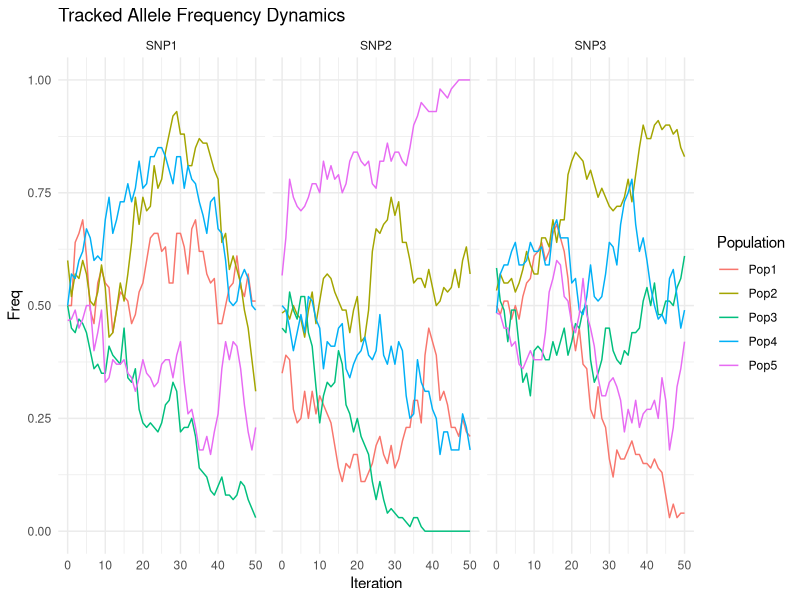
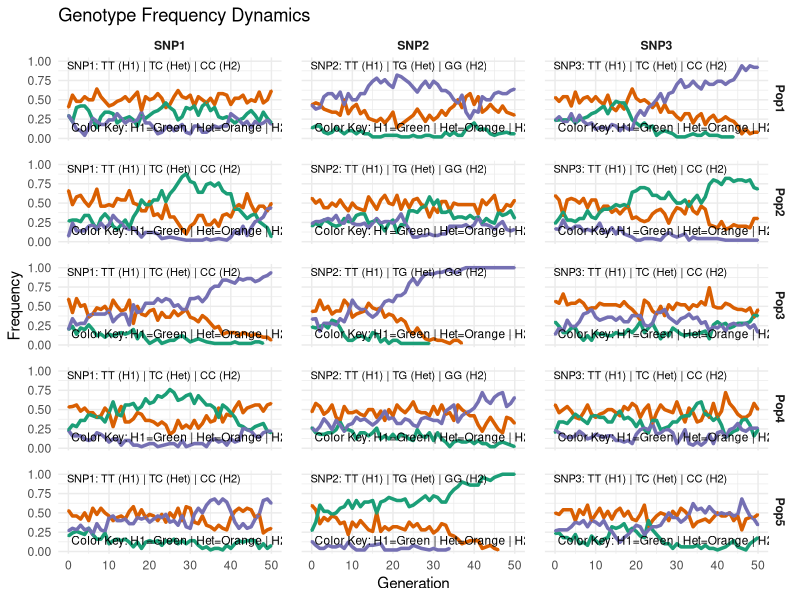

Source code (R) for these figures, in order:
################################################################################
#
#               SIMULADOR DE DERIVA
#               Autor: Angel Criollo Rayo
#               Version 7: 26 - Marzo - 2025, Asistido por DeepSeek
#               Grupo: Citogenetica, Filogenia y Evolucion de Poblaciones
#               Doctorado en Ciencias Biomedicas
#               Asignatura: Genetica Poblacional y Evolutiva (electiva)
#
################################################################################
#
# Este script esta diseñado para analizar los efectos del tamaño poblacional
# en las frecuencias alelicas y genotipicas a lo largo de multiples generaciones. 
# en varios marcadores a la vez, sin tener en cuenta SN, mutación, ligamiento o endogamia
#
################################################################################

library(data.table)
library(ggplot2)

rm(list = setdiff(ls(), lsf.str())) 

################################################################################
# Establezca Parametros 
n_populations <- 5       # EDITAR numero poblaciones
n_individuals <- 30     # EDITAR numero individuos t0
n_new_individuals <- 50 # EDITAR numero individuos cada poblacion/generacion
n_snps <- 3              # EDITAR numero marcadores
nucleotides <- c("A", "C", "T", "G") # EDITAR alelos posibles
n_iterations <- 50       # EDITAR numero generaciones
prob.0 <- c(0.25, 0.5, 0.25) #EDITAR prob. A1A1/A1A2/A2A2 en t0. Defecto en HWE

################################################################################
########################  NO EDITAR DESDE ACA  #################################
################################################################################

# 1. Initialize SNP alleles and tracked alleles
set.seed(123)
snp_alleles <- data.table(SNP = paste0("SNP", 1:n_snps))[
  , c("Allele1", "Allele2") := {
    a1 <- sample(nucleotides, .N, replace = TRUE)
    a2 <- sapply(a1, function(x) sample(setdiff(nucleotides, x), 1))
    .(a1, a2)
  }
][
  , TrackedAllele := ifelse(runif(.N) > 0.5, Allele1, Allele2)
]

# 2. Initialize genotype data
genotypes_df <- data.table(
  Population = rep(paste0("Pop", 1:n_populations), each = n_individuals)
)

for (snp in snp_alleles$SNP) {
  alleles <- unlist(snp_alleles[SNP == snp, .(Allele1, Allele2)])
  genotypes_df[, (snp) := sample(
    c(
      paste0(alleles[1], alleles[1]),
      paste0(alleles[1], alleles[2]),
      paste0(alleles[2], alleles[2])
    ),
    .N,
    replace = TRUE,
    prob = prob.0 # por defecto en HWE
  )]
}

# 3. Function to calculate frequencies
calculate_frequencies <- function(genotypes_df, iteration) {
  melted <- melt(
    genotypes_df,
    id.vars = "Population",
    variable.name = "SNP",
    value.name = "Genotype"
  )
  
  # Standardize heterozygotes (AC = CA)
  melted[, c("Allele1", "Allele2") := {
    alleles <- snp_alleles[SNP == .BY$SNP, .(Allele1, Allele2)]
    list(
      substr(Genotype, 1, 1),
      substr(Genotype, 2, 2)
    )
  }, by = SNP]
  
  # Allele frequencies
  allele_freq <- melted[
    , .(Freq = mean(c(Allele1, Allele2) == snp_alleles[SNP == .BY$SNP, TrackedAllele])),
    by = .(Population, SNP)
  ][, Iteration := iteration]
  
  # Genotype frequencies
  genotype_counts <- melted[
    , .(Count = .N), by = .(Population, SNP, Genotype)
  ][
    , Frequency := Count / sum(Count), by = .(Population, SNP)
  ][, Iteration := iteration]
  
  list(allele_freq = allele_freq, genotype_counts = genotype_counts)
}

# 4. Initialize history with iteration 0
initial_freqs <- calculate_frequencies(genotypes_df, 0)
allele_history <- initial_freqs$allele_freq
genotype_history <- initial_freqs$genotype_counts

# 5. Simulation function
generate_new_genotypes <- function(genotypes_df) {
  melted <- melt(
    genotypes_df,
    id.vars = "Population",
    variable.name = "SNP",
    value.name = "Genotype"
  )
  
  # Sample new genotypes
  allele_pools <- melted[
    , c("Allele1", "Allele2") := {
      alleles <- snp_alleles[SNP == .BY$SNP, .(Allele1, Allele2)]
      list(
        substr(Genotype, 1, 1),
        substr(Genotype, 2, 2)
      )
    }, by = SNP
  ][
    , .(Allele = c(Allele1, Allele2)), by = .(Population, SNP)
  ]
  
  new_individuals <- paste0("NewInd_", 1:n_new_individuals)
  new_genotypes <- allele_pools[
    , {
      sampled_alleles <- sample(Allele, 2 * n_new_individuals, replace = TRUE)
      genotypes <- paste0(
        sampled_alleles[seq(1, length(sampled_alleles), by = 2)],
        sampled_alleles[seq(2, length(sampled_alleles), by = 2)]
      )
      # Standardize heterozygotes
      genotypes <- sapply(genotypes, function(gt) {
        sorted <- sort(unlist(strsplit(gt, "")))
        paste0(sorted[1], sorted[2])
      })
      .(Genotype = genotypes, Individual = new_individuals)
    },
    by = .(Population, SNP)
  ]
  
  dcast(new_genotypes, Population + Individual ~ SNP, value.var = "Genotype")
}

# 6. Run simulation
for (i in 1:n_iterations) {  # 5 iterations
  genotypes_df <- generate_new_genotypes(genotypes_df)
  current_freqs <- calculate_frequencies(genotypes_df, i)
  allele_history <- rbind(allele_history, current_freqs$allele_freq)
  genotype_history <- rbind(genotype_history, current_freqs$genotype_counts)
}

################################################################################
#
# RESULTADOS 
#
################################################################################
allele_res <- subset(allele_history, !SNP %in% "Individual")
genot_res <- subset(genotype_history, !SNP %in% "Individual")

# 7. Dinamica de las frecuencias alelicas
ggplot(allele_res, aes(x = Iteration, y = Freq, color = Population)) +
  geom_line() +
  facet_wrap(~ SNP) +
  labs(title = "Tracked Allele Frequency Dynamics") +
  theme_minimal()

# 8. Dinamica de las frecuencias genotipicas
# 1. Define consistent color scheme
genotype_colors <- c(
  "Homozygous1" = "#1b9e77",  # Green
  "Heterozygous" = "#d95f02",  # Orange
  "Homozygous2" = "#7570b3"   # Purple
)

# 2. Classify genotypes for each SNP
genot_res[, GenotypeClass := fcase(
  Genotype == paste0(snp_alleles[SNP == .BY$SNP, Allele1], snp_alleles[SNP == .BY$SNP, Allele1]),
  "Homozygous1",
  Genotype == paste0(snp_alleles[SNP == .BY$SNP, Allele2], snp_alleles[SNP == .BY$SNP, Allele2]),
  "Homozygous2",
  default = "Heterozygous"
), by = SNP]

# 3. Create annotation data for facet legends
facet_legends <- unique(snp_alleles[, .(SNP, Allele1, Allele2)])
facet_legends[, Label := paste0(SNP, ": ", Allele1, Allele1, " (H1) | ", 
                                Allele1, Allele2, " (Het) | ",
                                Allele2, Allele2, " (H2)")]

# 4. Create the plot
ggplot(genot_res, aes(x = Iteration, y = Frequency, color = GenotypeClass)) +
  geom_line(linewidth = 1.2) +
  geom_point(size = 0.1) +
  
  # Faceting and labels
  facet_grid(Population ~ SNP) +
  labs(
    title = "Genotype Frequency Dynamics",
    x = "Generation",
    y = "Frequency",
    color = "Genotype Class"
  ) +
  
  # Color scheme
  scale_color_manual(values = genotype_colors) +
  
  # Theme adjustments
  theme_minimal() +
  theme(
    panel.spacing = unit(1, "lines"),
    strip.text = element_text(face = "bold"),
    legend.position = "none"
  ) +
  
  # Add facet-specific legends
  geom_text(
    data = facet_legends,
    aes(x = -Inf, y = Inf, label = Label),
    hjust = -0.05, vjust = 1.5,
    size = 2.8, color = "black",
    inherit.aes = FALSE
  ) +
  
  # Add universal color guide
  annotate(
    "text", x = -Inf, y = -Inf,
    label = "Color Key: H1=Green | Het=Orange | H2=Purple",
    hjust = -0.05, vjust = -1,
    size = 3, color = "black"
  )





